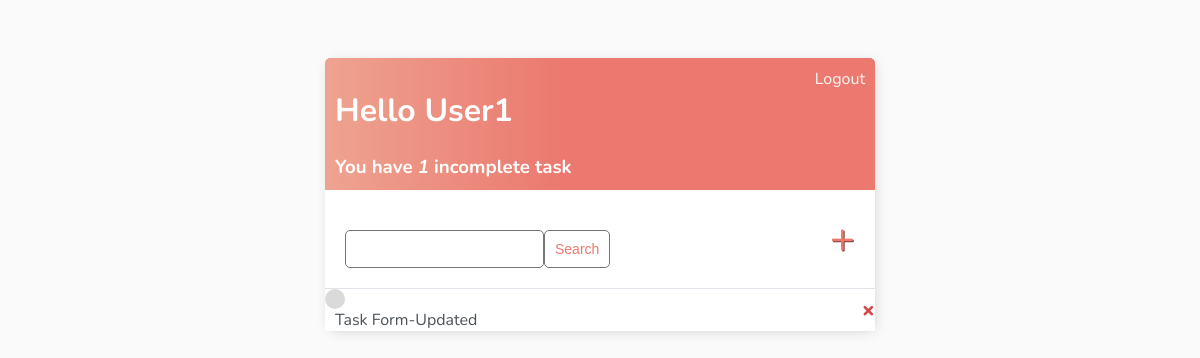
Before: / (signed in) with the older database file.
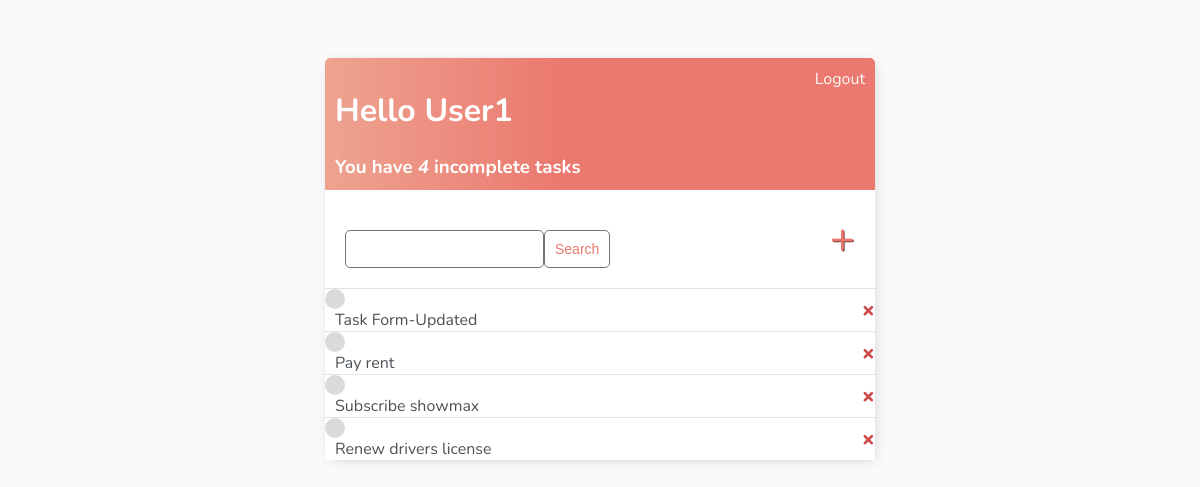
After: the same page with the newer database file.
### base/models.py (models this page shows)
class Task(models.Model):
    user = models.ForeignKey(User, on_delete=models.CASCADE, null=True, blank=True)
    title = models.CharField(max_length=200)
    description = models.TextField(null=True, blank=True)
    complete = models.BooleanField(default=False)
    created = models.DateTimeField(auto_now_add=True)
    def __str__(self):
        return self.title
    class Meta:
        ordering = ['complete']

### base/views.py (the view)
# urls.py: path('', TaskList.as_view(), name='tasks' ),
class TaskList(LoginRequiredMixin, ListView):
    model = Task
    context_object_name = 'tasks'
    def get_context_data(self, **kwargs):
        context = super().get_context_data(**kwargs)
        context['tasks'] = context['tasks'].filter(user=self.request.user)
        context['count'] = context['tasks'].filter(complete=False).count()
        search_input = self.request.GET.get('search-area') or ''
        if search_input:
            context['tasks'] = context['tasks'].filter(
                title__startswith=search_input)
        context['search_input'] = search_input
        return context

### base/templates/base/task_list.html
{% extends 'base/main.html' %}
{% block content%}
<div class="header-bar">
    <div>
        <h1>Hello {{request.user|title}}</h1>
        <h3 style="margin: 0">You have  <i>{{count}}</i> incomplete task{{ count|pluralize:"s" }} </h3>
    </div>
    {% if request.user.is_authenticated  %}
    <a href="{% url 'logout' %}">Logout</a>
    {% else %}
    <a href="{% url 'login' %}">LogIn</a>
    {% endif %}
</div>
<div id="search-add-wrapper">
    <form method="GET" style="margin-top: 20px; display: flex;">
        <input type="text" name="search-area" value="{{search_input}}" />
        <input class="button" type="submit" value="Search" />
    </form>
    <a id="add-link" href="{% url 'task-create' %}">&#x2b;</a>
</div>
<div class="task-items-wrapper">
    {% for task in tasks %}
    <div class="task-wrapper">
        {% if task.complete %}
            <div class="task-title">
                <div class="task-complete-icon"></div>
                <i><s><a href="{% url 'task-update' task.id %}">{{task}}</a></s></i>
            </div>
            <a class="delete-link" href="{% url 'task-delete' task.id %}">&#215;</a>
        {% else %}
            <div class="task-title">
                <div class="task-incomplete-icon"></div>
                <a href="{% url 'task-update' task.id %}">{{task}}</a>
            </div>
        <a class="delete-link" href="{% url 'task-delete' task.id %}">&#215;</a>
        {% endif %}
    </div>
    {% empty %}
    <h3>No items in list</h3>
    {% endfor %}
</div>
{% endblock content %}

Changed rows visible on the page:
added Task: title "Pay rent"
added Task: title "Subscribe showmax"
added Task: title "Renew drivers license"
Other visible differences:
{{ count }}: "1" → "4"
